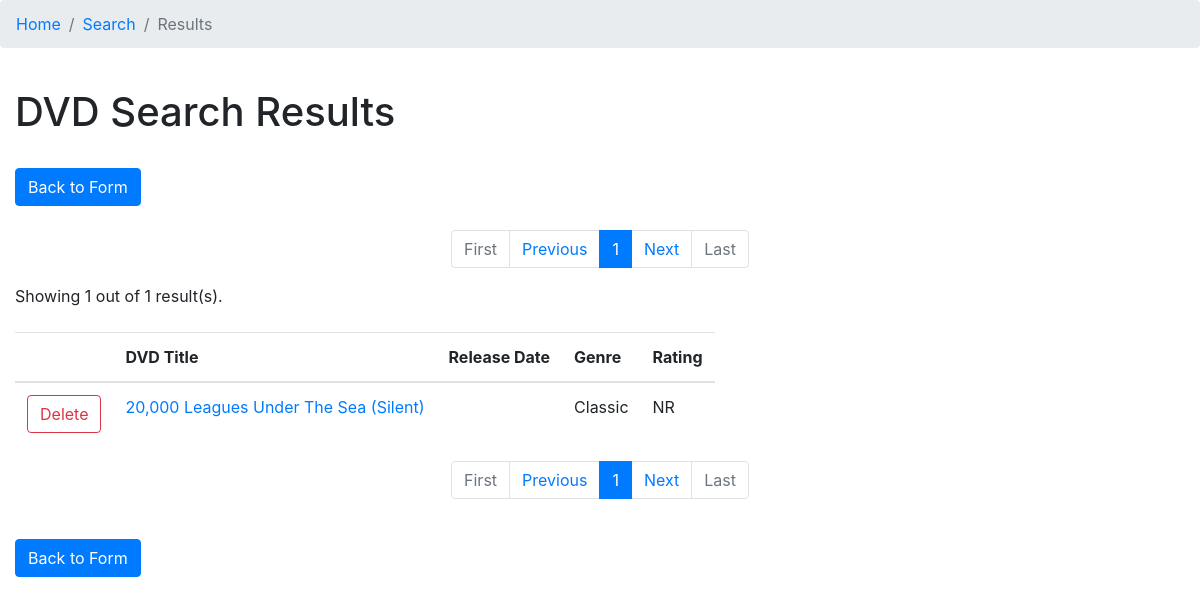
Page /assignment_11/search_results.php?title=20,000 Leagues Under The Sea (Silent) on the committed database.
### tables this page shows
CREATE TABLE `dvd_titles` (
  `dvd_title_id` int(11) NOT NULL,
  `title` varchar(255) NOT NULL,
  `release_date` date DEFAULT NULL,
  `award` varchar(255) DEFAULT NULL,
  `label_id` int(11) DEFAULT NULL,
  `sound_id` int(11) DEFAULT NULL,
  `genre_id` int(11) DEFAULT NULL,
  `rating_id` int(11) DEFAULT NULL,
  `format_id` int(11) DEFAULT NULL
);

CREATE TABLE `genres` (
  `genre_id` int(11) NOT NULL,
  `genre` varchar(255) NOT NULL
);

CREATE TABLE `ratings` (
  `rating_id` int(11) NOT NULL,
  `rating` varchar(255) NOT NULL
);

### assignment_11/search_results.php (the view, shortened to what this page needs)
<?php
$page_url = preg_replace('/&page=\d*/', '', $_SERVER['REQUEST_URI']);
$mysqli = new mysqli(DB_HOST, DB_USER, DB_PASS, DB_NAME);
$mysqli->set_charset('utf8');
$sql = "SELECT COUNT(*) AS count
		FROM dvd_titles
		LEFT JOIN genres ON dvd_titles.genre_id = genres.genre_id
		LEFT JOIN ratings ON dvd_titles.rating_id = ratings.rating_id
		LEFT JOIN labels ON dvd_titles.label_id = labels.label_id
		LEFT JOIN formats ON dvd_titles.format_id = formats.format_id
		LEFT JOIN sounds ON dvd_titles.sound_id = sounds.sound_id
		WHERE 1=1";
if( isset($_GET['title']) && !empty($_GET['title']) ) {
	$sql = $sql . " AND dvd_titles.title LIKE '%" . $_GET['title'] . "%'";
}
$sql = $sql . ";";
$results = $mysqli->query($sql);
$results_per_page = 20;
$first_page = 1;
$row = $results->fetch_assoc();
$num_results = $row['count'];
$current_page = 1;
if( $num_results == 0 ){
	$error = "There are no DVDs that match your query.";
}
else{
	$last_page = ceil($num_results / $results_per_page);
	if (isset($_GET['page']) && !empty($_GET['page'])) {
		$current_page = $_GET['page'];
	}
	else {
		$current_page = $first_page;
	}
	$start_index = ($current_page - 1 ) * $results_per_page;
	$sql = str_replace("COUNT(*) AS count", "dvd_titles.dvd_title_id, dvd_titles.title, genres.genre, ratings.rating, labels.label, formats.format, sounds.sound, dvd_titles.award, dvd_titles.release_date", $sql);
	$sql = str_replace(';', '', $sql);
	$sql = $sql . " LIMIT " . $start_index . ", " . $results_per_page . ";";
	$results = $mysqli->query($sql);
}
?>
<!DOCTYPE html>
<html>
<head>
	<link rel="stylesheet" href="https://maxcdn.bootstrapcdn.com/bootstrap/4.0.0/css/bootstrap.min.css">
</head>
<body>
	<ol class="breadcrumb">
		<li class="breadcrumb-item"><a href="index.php">Home</a></li>
		<li class="breadcrumb-item"><a href="search_form.php">Search</a></li>
		<li class="breadcrumb-item active">Results</li>
	</ol>
	<div class="container-fluid">
		<div class="row">
			<h1 class="col-12 mt-4">DVD Search Results</h1>
		</div>
	</div>
	<div class="container-fluid">
		<div class="row mb-4">
			<div class="col-12 mt-4">
				<a href="search_form.php" role="button" class="btn btn-primary">Back to Form</a>
			</div>
		</div>
	<div class="row">
<div class="col-12">
				<nav aria-label="Page navigation example">
					<ul class="pagination justify-content-center">
						<li class="page-item <?php
							if ($current_page == $first_page) { echo "disabled";} ?>">
							<a class="page-link" href="<?php echo $page_url . "&page=" . $first_page ?>">First</a>
						</li>
						<li class="page-item">
							<a class="page-link" href="<?php echo $page_url . "&page=" . ($current_page - 1) ?>">Previous</a>
						</li>
						<li class="page-item active">
							<a class="page-link" href=""><?php echo $current_page ?></a>
						</li>
						<li class="page-item">
							<a class="page-link" href="<?php echo $page_url . "&page=" . ($current_page + 1) ?>">Next</a>
						</li>
						<li class="page-item 	<?php
							if ($current_page == $last_page) { echo "disabled";} ?>">
							<a class="page-link" href="<?php echo $page_url . "&page=" . $last_page ?>">Last</a>
						</li>
					</ul>
				</nav>
			</div>
			<div class="col-12">
			<?php if ( isset($error) && !empty($error) ) : ?>
				<div class="text-danger">
					<?php echo $error ?>
				</div>
			<?php else : ?>
					Showing <?php echo $results->num_rows ?> out of <?php echo $num_results ?> result(s).
				</div>
				<div class="col-12">
					<table class="table table-hover table-responsive mt-4">
						<thead>
							<tr>
								<th></th>
								<th>DVD Title</th>
								<th>Release Date</th>
								<th>Genre</th>
								<th>Rating</th>
							</tr>
						</thead>
						<tbody>
							<?php while ($row = $results->fetch_assoc() ) : ?>
								<tr>
									<td>
										<a href="delete.php?id=<?php echo $row['dvd_title_id'] ?>" class="btn btn-outline-danger" onclick="return confirm('You are about to delete <?php echo "\'" . $row['title'] . "\'" ?>. Are you sure?')"> Delete </a>
									</td>
									<td>
										<a href="details.php?id=<?php echo $row['dvd_title_id'] ?>" ><?php echo $row['title'] ?> </a>
									</td>
									<td>
									</td>
									<td>
										<?php echo $row['genre'] ?>
									</td>
									<td>
										<?php echo $row['rating'] ?>
									</td>
								</tr>
							<?php endwhile ?>
						</tbody>
					</table>
				</div>
					<div class="col-12">
						<nav aria-label="Page navigation example">
							<ul class="pagination justify-content-center">
								<li class="page-item <?php
									if ($current_page == $first_page) { echo "disabled";} ?>">
									<a class="page-link" href="<?php echo $page_url . "&page=" . $first_page ?>">First</a>
								</li>
								<li class="page-item">
									<a class="page-link" href="<?php echo $page_url . "&page=" . ($current_page - 1) ?>">Previous</a>
								</li>
								<li class="page-item active">
									<a class="page-link" href=""><?php echo $current_page ?></a>
								</li>
								<li class="page-item">
									<a class="page-link" href="<?php echo $page_url . "&page=" . ($current_page + 1) ?>">Next</a>
								</li>
								<li class="page-item 	<?php
									if ($current_page == $last_page) { echo "disabled";} ?>">
									<a class="page-link" href="<?php echo $page_url . "&page=" . $last_page ?>">Last</a>
								</li>
							</ul>
						</nav>
					</div>
		</div>
		<div class="row mt-4 mb-4">
			<div class="col-12">
				<a href="search_form.php" role="button" class="btn btn-primary">Back to Form</a>
			</div>
		</div>
			<?php endif; ?>
	</div>
</body>
</html>

### rows in the picture
dvd_titles: title "20,000 Leagues Under The Sea (Silent)", genre.genre "Classic", rating.rating "NR"

### other values in the picture
$current_page "1"
$results->num_rows "1"
$num_results "1"
